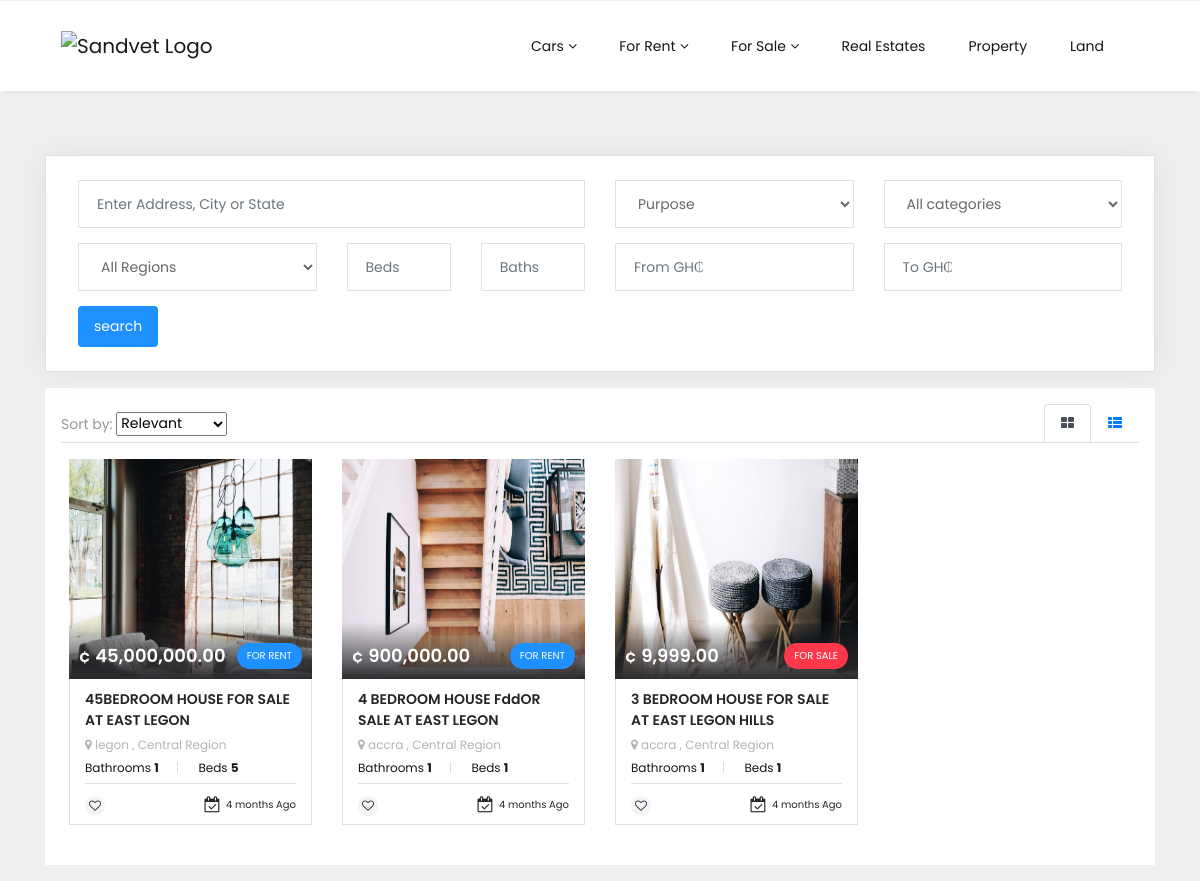
Page /property/ on the earlier database version.
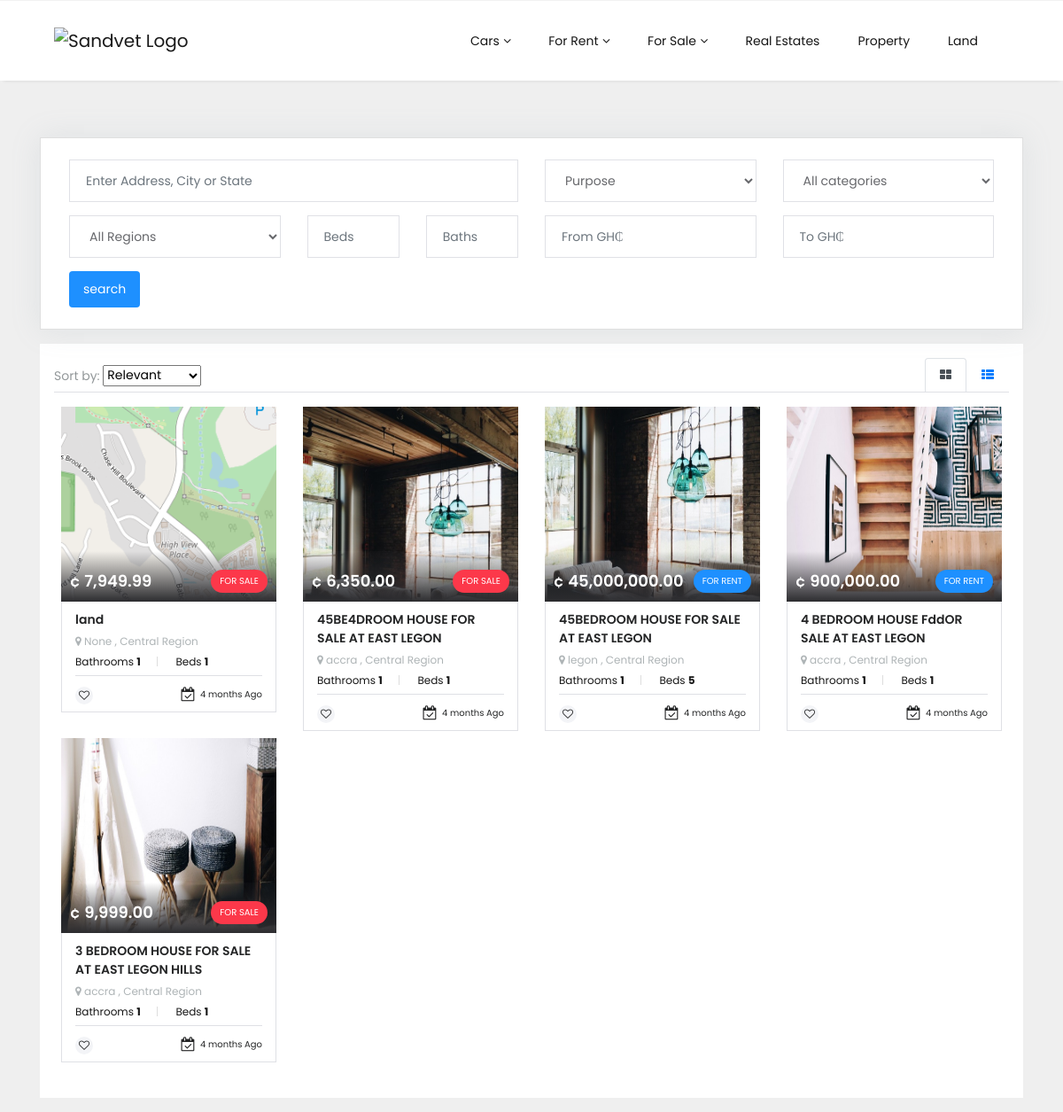
Same page on the later database version.
### property/models.py (models this page shows, shortened)
class Property(models.Model):
    SALE = 'sale'
    RENT = 'rent'
    PROPERTY_PURPOSE_TYPE = [
        (SALE, 'sale'),
        (RENT, 'rent'),
    ]
    title = models.CharField(max_length=200, null=True)
    price = models.FloatField()
    slug = models.SlugField(unique=True)
    description = models.TextField()
    region = models.ForeignKey(Region, on_delete=models.CASCADE, null=True, blank=True, related_name='properties')
    category = models.ForeignKey(Category, on_delete=models.CASCADE, null=True, blank=True, related_name='properties')
    purpose = models.CharField(max_length=4, choices=PROPERTY_PURPOSE_TYPE, default=SALE)
    address = models.CharField(max_length=200, null=True, blank=True)
    dimension = models.CharField(max_length=200, null=True, blank=True)
    bed = models.PositiveIntegerField(default=1, null=True, blank=True)
    bath = models.PositiveIntegerField(default=1, null=True, blank=True)
    garage = models.PositiveIntegerField(default=0, null=True, blank=True)
    image = models.ImageField(null=True, blank=True)
    views = models.PositiveIntegerField(default=0)
    timestamp = models.DateTimeField(auto_now_add=True)
    @property
    def imageURL(self):
        try:
            url = self.image.url
        except:
            url = ''
        return url
    def get_absolute_url(self):
        return reverse("property:property", kwargs={
            'slug': self.slug
        })

### core/models.py (models this page shows)
class Region(models.Model):
    name = models.CharField(max_length=200, null=True, blank=True)
    capital = models.CharField(max_length=200, null=True, blank=True)
    slug = models.SlugField(unique=True, null=True, blank=True)
    class Meta:
        ordering = ['name']
    def __str__(self):
        return self.name

### property/views.py (the view)
# urls.py: path('property/', PropertyListView.as_view(), name='property'),
class PropertyListView(ListView):
    model = Property
    context_object_name = 'lists'
    template_name = 'list.html'
    def get_context_data(self, **kwargs):
        kwargs['filter'] = self.filter
        kwargs['category_list_nav'] = self.categoryNav
        return super().get_context_data(**kwargs)
    def get_queryset(self):
        self.filter = PropertyFilter(self.request.GET, queryset= self.model.objects.all())
        self.categoryNav = Category.objects.filter((~Q(title="land")))
        return self.model.objects.order_by('-id')

### core/models.py (called while the page is built)
    def __str__(self):
        return self.title

    def get_for_sale_category_url(self):
        return reverse("property:for-sale-cate", kwargs={
            'category': self.title
        })

    def get_for_rent_category_url(self):
        return reverse("property:for-rent-cate", kwargs={
            'category': self.title
        })

### templates/list.html (shortened to what this page needs)
{% extends "base.html" %}
{% block content %}
    {% include 'includes/listing.html' %}
{% endblock %}

### templates/base.html (shortened to what this page needs)
{% load static %}
{% load showpollquiz %}
<!DOCTYPE html>
<html lang="en">
<head>
    <link href="https://stackpath.bootstrapcdn.com/font-awesome/4.7.0/css/font-awesome.min.css" rel="stylesheet">
    <link href="https://stackpath.bootstrapcdn.com/font-awesome/4.7.0/css/font-awesome.min.css" rel="stylesheet">
    <link rel="stylesheet" href="https://stackpath.bootstrapcdn.com/bootstrap/4.5.0/css/bootstrap.min.css">
    <link rel="stylesheet" href="{% static 'css/animate.min.css' %}">
    <link rel="stylesheet" href="{% static 'css/slick.css' %}">
    <link rel="stylesheet" href="{% static 'css/slick-theme.css' %}">
    <link rel="stylesheet" href="{% static 'css/blueimp-gallery.min.css' %}">
    <link rel="stylesheet" href="{% static 'css/style.css' %}">
  </head>
  <body>
    {% block body %}
    {% block navbar %}
        {% include "includes/navbar.html" %}
    {% endblock %}
    <div class="wrapper">
      <main>
      {% block content %}
      {% endblock %}
      {% endblock %}
      </main>
    </div>
  </body>
</html>

### templates/includes/navbar.html (shortened to what this page needs)
{% load static %}
<header>
    <div class="main__header">
        <div class="container">
            <div class="row align-items-center">
                <div class="col-xl-12">
                    <nav class="navbar navbar-expand-lg navbar-light">
                    <a class="navbar-brand" href="{% url 'core:index' %}">
                        <img src="#" alt="Sandvet Logo">
                    </a>
                    <div class="navbar-collapse" id="navbarSupportedContent">
                        <div id="top-menu" class="d-inline my-2 my-lg-0 ml-auto">
                            <ul class="navbar-nav">
                                <li class="nav-item dropdown active">
                                    <a href="#" class="nav-link dropdown-toggle" data-toggle="dropdown" role="button" aria-haspopup="true" aria-expanded="false">Cars</a>
                                </li>
                                <li class="nav-item dropdown">
                                    <a href="#" class="nav-link dropdown-toggle" data-toggle="dropdown" role="button" aria-haspopup="true" aria-expanded="false">For Rent</a>
                                </li>
                                <li class="nav-item dropdown ">
                                    <a href="#" class="nav-link dropdown-toggle" data-toggle="dropdown" role="button" aria-haspopup="true" aria-expanded="false">For Sale</a>
                                </li>
                                <li class="nav-item">
                                    <a href="#" class="nav-link">Real Estates</a>
                                </li>
                                <li class="nav-item">
                                    <a href="{% url 'property:property' %}" class="nav-link">Property</a>
                                </li>
                                <li class="nav-item">
                                    <a href="http://127.0.0.1:8000/ctg/land/" class="nav-link ">Land</a>
                                </li>
                            </ul>
                        </div>
                        </div>
                    </nav>
                </div>
            </div>
        </div>
    </div>
  </header>

### templates/includes/listing.html (shortened to what this page needs)
{% load crispy_forms_tags %}
<div class="container">
    <div class="row">
        <div class=" col-lg-12">
            <div class="widget-property-search card mt-3">
                <form action="{% url 'property:search' %}" class="">
                    <div class="row">
                        {{ filter.form|crispy }}
                        <div class="col-12">
                            <button type="submit" class="btn btn-primary ">search</button>
                        </div>
                    </div>
                </form>
            </div>
            <div class="listing-directs py-3">
                <div class="col-12">
                    <div class="">
                        <div class="row align-items-center justify-content-between panel__cardhead">
                            <div class="sortby">
                                <span>Sort by:</span>
                                <select class="select">
                                    <option value="">Relevant</option>
                                </select>
                            </div>
                            <div class="view-change">
                                <ul class="nav nav-tabs sw-order-view">
                                    <li class="nav-item">
                                        <a href="javascript:void(0);" class="nav-link grid view-type active" data-ref="grid"><i class="fa fa-th-large"></i></a>
                                    </li>
                                    <li class="nav-item">
                                        <a href="javascript:void(0);" class="nav-link list view-type " data-ref="list"><i class="fa fa-th-list"></i></a>
                                    </li>
                                </ul>
                            </div>
                        </div>
                        <div class="listings panel__cardbody row">
                            <div class="list_products">
                                <div class="row">
                                    {% for list in lists%}
                                        {% include 'includes/list.html' %}
                                    {% endfor %}
                                </div>
                            </div>
                        </div>
                    </div>
                </div>
            </div>
        </div>
    </div>
</div>

### templates/includes/list.html (shortened to what this page needs)
{% load humanize %}
<div class="col-lg-3 col-md-6">
    <div class="card listing__card">
        <a href="{{ list.get_absolute_url }}" title="{{ list.title }}" class="preview">
            <div class="card__imgBlock">
                <img src="{{ list.imageURL }}" alt="{{ list.title }}" class="img-fluid">
                <div class="card__rateInfo">
                    <h5>&cent; {{ list.price|floatformat:2|intcomma }}</h5>
                    <span class="purpose-for-{% if list.purpose == 'sale'%}sale{%else%}rent{%endif%}">For {% if list.purpose == 'sale'%}sale{%else%}rent{%endif%}</span>
                </div>
            </div>
        </a>
        <div class="card__full">
            <div class="card__body">
                <a href="{{ list.get_absolute_url }}" title="{{ list.title }}">
                    <h3>{{ list.title }}</h3>
                    <p>
                        <i class="fa fa-map-marker"></i>
                        {{ list.address }} , {{ list.region.name }} Region
                    </p>
                </a>
                <div class="card__resultItems">
                    {% if list.category.title == 'land' %}
                        <span class="property-card-value">
                            <span class="field_name"> Dimensions </span>
                            <span class="item"> {{ list.dimension }} </span>
                        </span>
                    {% else %}
                        <span class="property-card-value">
                            <span class="field_name"> Bathrooms </span>
                            <span class="item"> {{ list.bath }} </span>
                        </span>
                        <span class="property-card-value">
                            <span class="field_name"> Beds  </span>
                            <span class="item"> {{ list.bed }} </span>
                        </span>
                    {% endif %}
                </div>
            </div>
            <div class="card__footer">
                <span class="favorites-actions">
                    <a href="#" class=""><i class="fa fa-heart-o"></i></a>
                </span>
                <a href="#" title="" ><i class="fa fa-calendar-check-o"></i> 4 months Ago </a>
            </div>
        </div>
    </div>
</div>

Differences in the rows shown:
added Property: imageURL (picture), price "7,949.99", purpose "SALE", title "land", address "None", region.name "Central", bath "1", bed "1"
added Property: imageURL (picture), price "6,350.00", purpose "SALE", title "45BE4DROOM HOUSE FOR SALE AT EAST LEGON", address "accra", region.name "Central", bath "1", bed "1"
